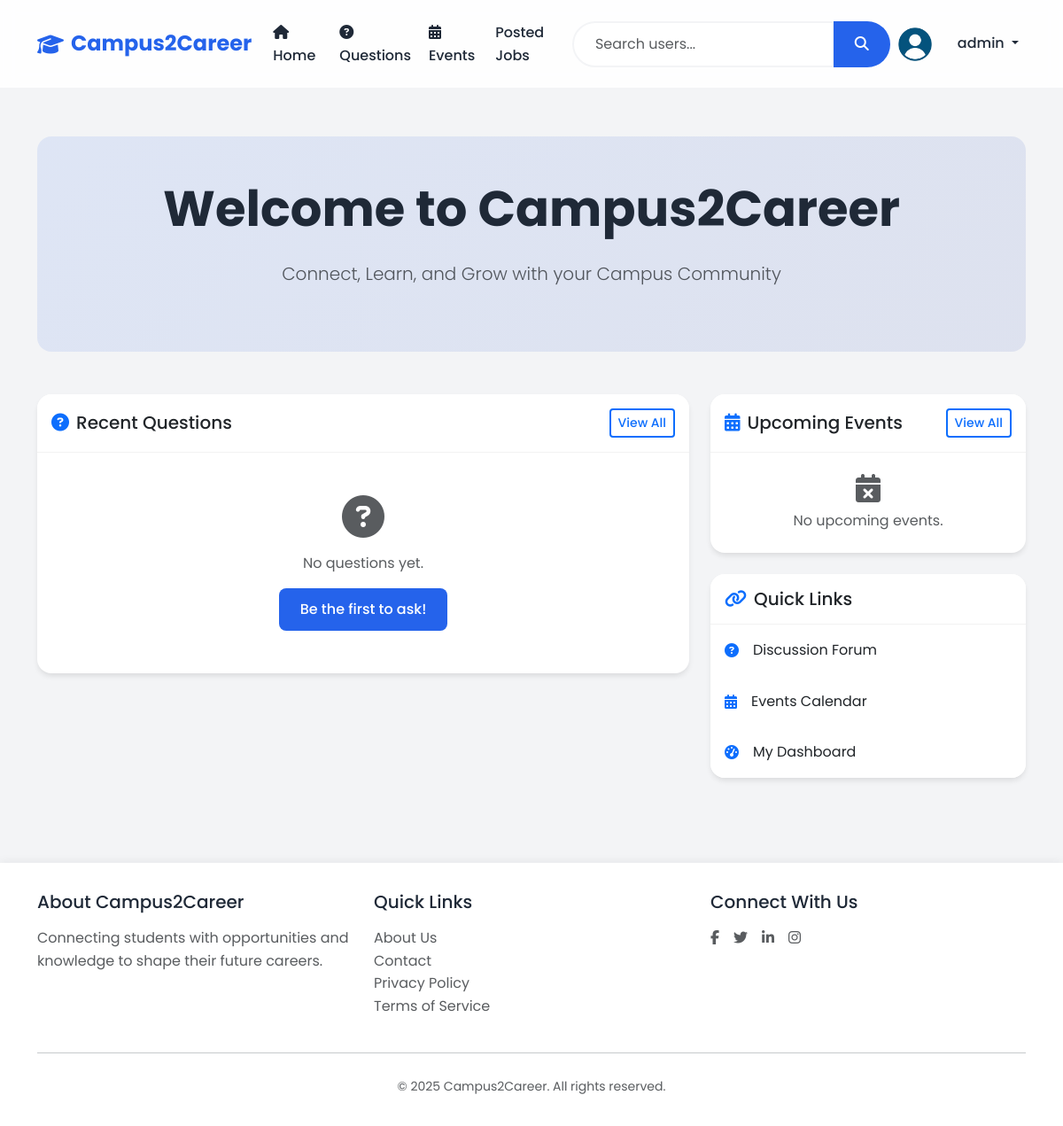
/ (signed in), run on an earlier commit of the app's database.
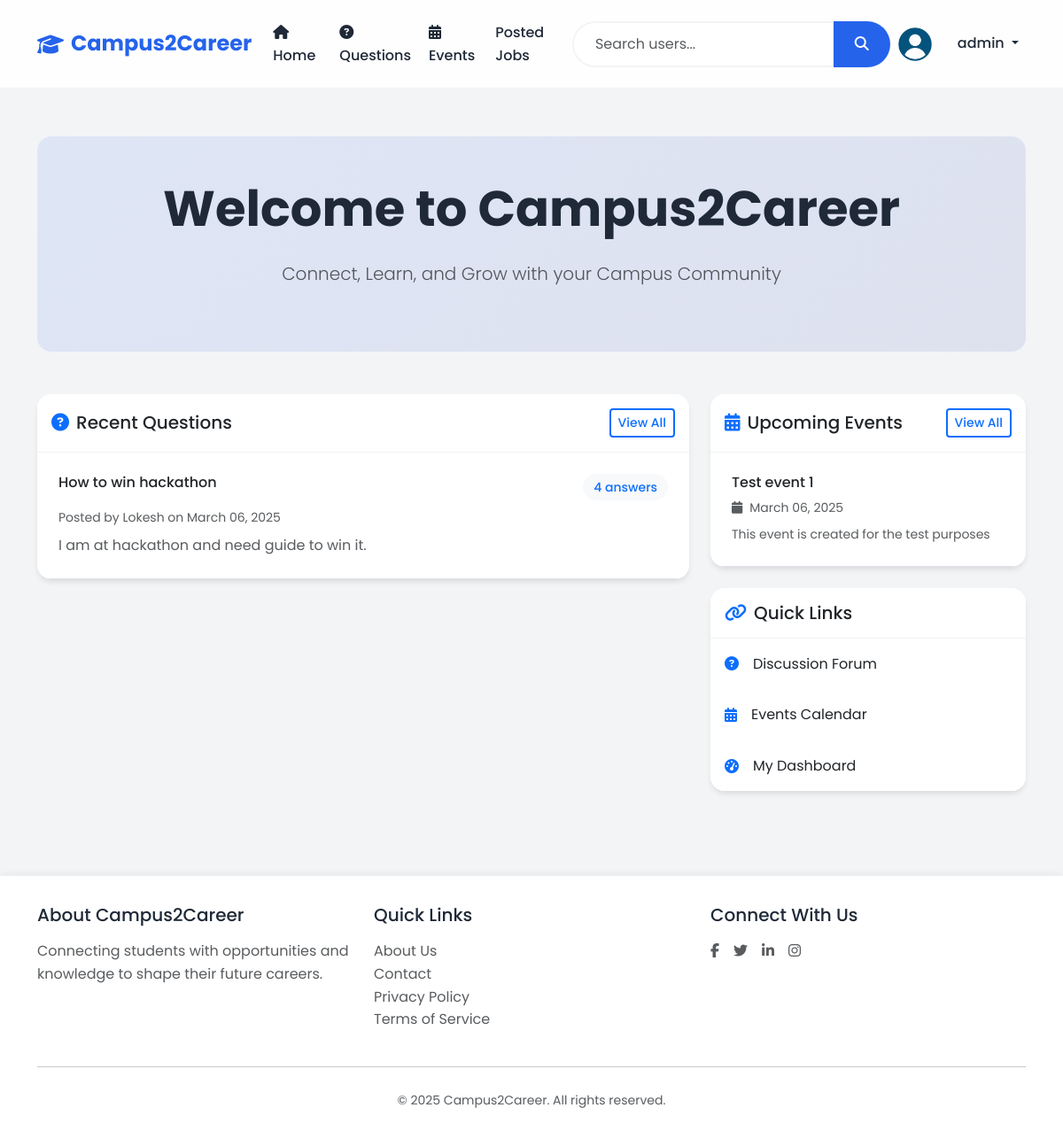
And on a later commit of the database.
### models.py (models this page shows, shortened)
class Question(db.Model):
    id = db.Column(db.Integer, primary_key=True)
    title = db.Column(db.String(200), nullable=False)
    content = db.Column(db.Text, nullable=False)
    created_at = db.Column(db.DateTime, default=datetime.utcnow)
    user_id = db.Column(db.Integer, db.ForeignKey('user.id'), nullable=False)
    answers = db.relationship('Answer', backref='question', lazy=True, cascade='all, delete-orphan')

class User(UserMixin, db.Model):
    id = db.Column(db.Integer, primary_key=True)
    username = db.Column(db.String(80), unique=True, nullable=False)
    email = db.Column(db.String(120), unique=True, nullable=False)
    password_hash = db.Column(db.String(128))
    role = db.Column(db.String(20), nullable=False)  # student, alumni, teacher, admin
    contact = db.Column(db.String(15))
    dob = db.Column(db.Date)
    course = db.Column(db.String(50))  # For students
    profile_image = db.Column(db.String(120), default='noimg.jpg')
    created_at = db.Column(db.DateTime, default=datetime.utcnow)
    questions = db.relationship('Question', backref='author', lazy=True, cascade='all, delete-orphan')
    answers = db.relationship('Answer', backref='author', lazy=True, cascade='all, delete-orphan')
    events = db.relationship('Event', backref='creator', lazy=True, cascade='all, delete-orphan')
    jobs = db.relationship('Job', backref='poster', lazy=True, cascade='all, delete-orphan')

class Event(db.Model):
    id = db.Column(db.Integer, primary_key=True)
    title = db.Column(db.String(200), nullable=False)
    description = db.Column(db.Text, nullable=False)
    date = db.Column(db.DateTime, nullable=False)
    created_at = db.Column(db.DateTime, default=datetime.utcnow)
    created_by = db.Column(db.Integer, db.ForeignKey('user.id'), nullable=False)

### app.py (the view)
@app.route('/')
def index():
    events = Event.query.order_by(Event.date.desc()).limit(3).all()
    questions = Question.query.order_by(Question.created_at.desc()).limit(5).all()
    return render_template('index.html', events=events, questions=questions)

### app.py (called while the page is built)
@login_manager.user_loader
def load_user(user_id):
    return User.query.get(int(user_id))

### templates/index.html (shortened to what the changed rows need)
{% extends "base.html" %}
{% block content %}
<section class="hero-section text-center py-5 mb-5" style="margin-top: 2%;">
    <div class="container" >
        <h1 class="display-4 fw-bold mb-4" >Welcome to Campus2Career</h1>
    </div>
</section>
<div class="row g-4">
    <div class="col-lg-8">
        <div class="card">
            <div class="card-body p-0">
                {% if questions %}
                    {% for question in questions %}
                        <div class="p-4 border-bottom">
                            <div class="d-flex justify-content-between align-items-start mb-2">
                                <h4 class="h6 mb-0">
                                    <a href="{{ url_for('question_detail', id=question.id) }}"
                                       class="text-decoration-none text-dark">
                                        {{ question.title }}
                                    </a>
                                </h4>
                                <span class="badge bg-light text-primary">
                                    {{ question.answers|length }} answers
                                </span>
                            </div>
                            <p class="text-muted small mb-2">
                                Posted by {{ question.author.username }} on {{ question.created_at.strftime('%B %d, %Y') }}
                            </p>
                            <p class="mb-0 text-muted">
                                {{ question.content[:200] }}{% if question.content|length > 200 %}...{% endif %}
                            </p>
                        </div>
                    {% endfor %}
                {% else %}
                    <div class="text-center py-5">
                        <i class="fas fa-question-circle fa-3x text-muted mb-3"></i>
                        <p class="text-muted mb-0">No questions yet.</p>
                        {% if current_user.is_authenticated %}
                            <a href="{{ url_for('questions') }}" class="btn btn-primary mt-3">
                                Be the first to ask!
                            </a>
                        {% else %}
                            <a href="{{ url_for('login') }}" class="btn btn-primary mt-3">
                                Login to ask a question!
                            </a>
                        {% endif %}
                    </div>
                {% endif %}
            </div>
        </div>
    </div>
    <div class="col-lg-4">
        <div class="card mb-4">
            <div class="card-body p-0">
                {% if events %}
                    {% for event in events %}
                        <div class="p-4 border-bottom">
                            <h4 class="h6 mb-2">{{ event.title }}</h4>
                            <p class="text-muted small mb-2">
                                <i class="fas fa-calendar me-2"></i>{{ event.date.strftime('%B %d, %Y') }}
                            </p>
                            <p class="mb-0 text-muted small">
                                {{ event.description[:100] }}{% if event.description|length > 100 %}...{% endif %}
                            </p>
                        </div>
                    {% endfor %}
                {% else %}
                    <div class="text-center py-4">
                        <i class="fas fa-calendar-times fa-2x text-muted mb-2"></i>
                        <p class="text-muted mb-0">No upcoming events.</p>
                    </div>
                {% endif %}
            </div>
        </div>
    </div>
</div>
{% endblock %}

What changed in the data, as far as the page shows it:
added Question: title "How to win hackathon", answers|length "4", author.username "Lokesh", created_at "March 06, 2025", content "I am at hackathon and need guide to win it."
added Event: title "Test event 1", date "March 06, 2025", description "This event is created for the test purposes"
Also different on the page:
text no longer shown: "No questions yet. Be the first to ask! No upcoming events."
